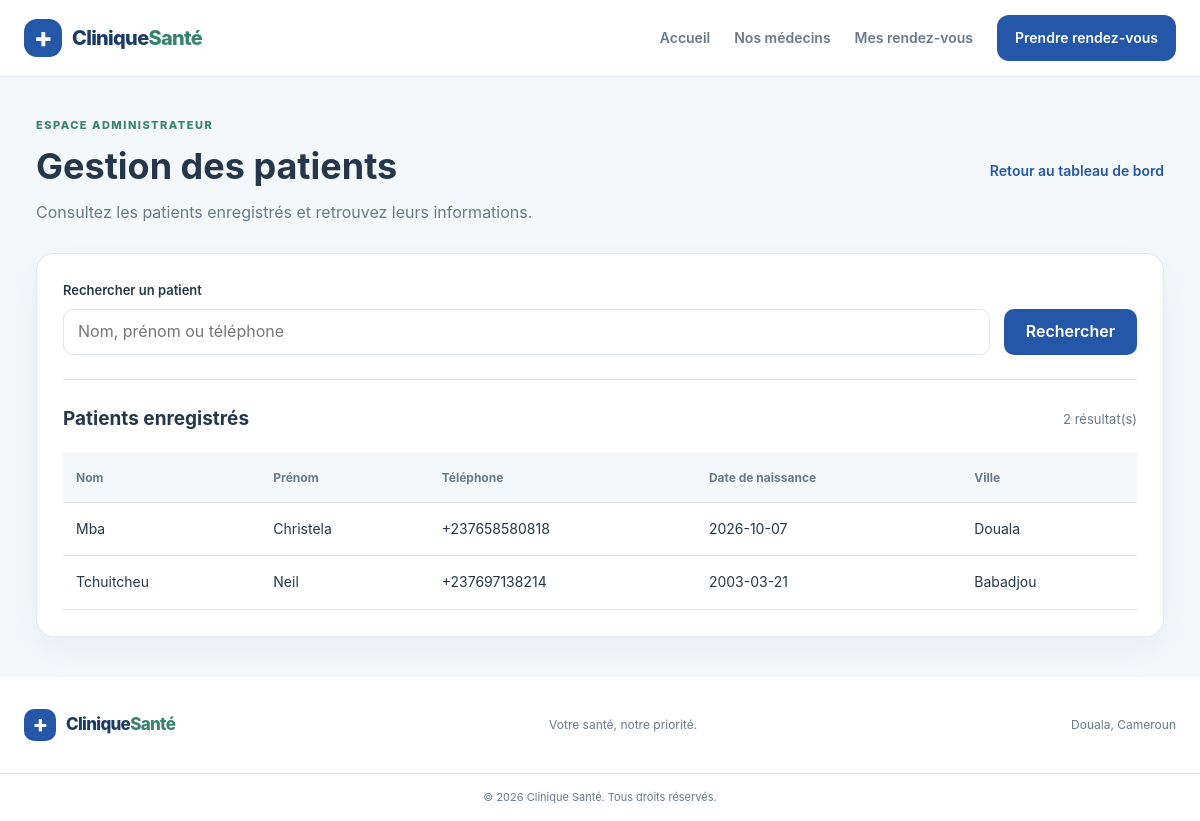
Page /admin/patients (signed in) on the earlier database version.
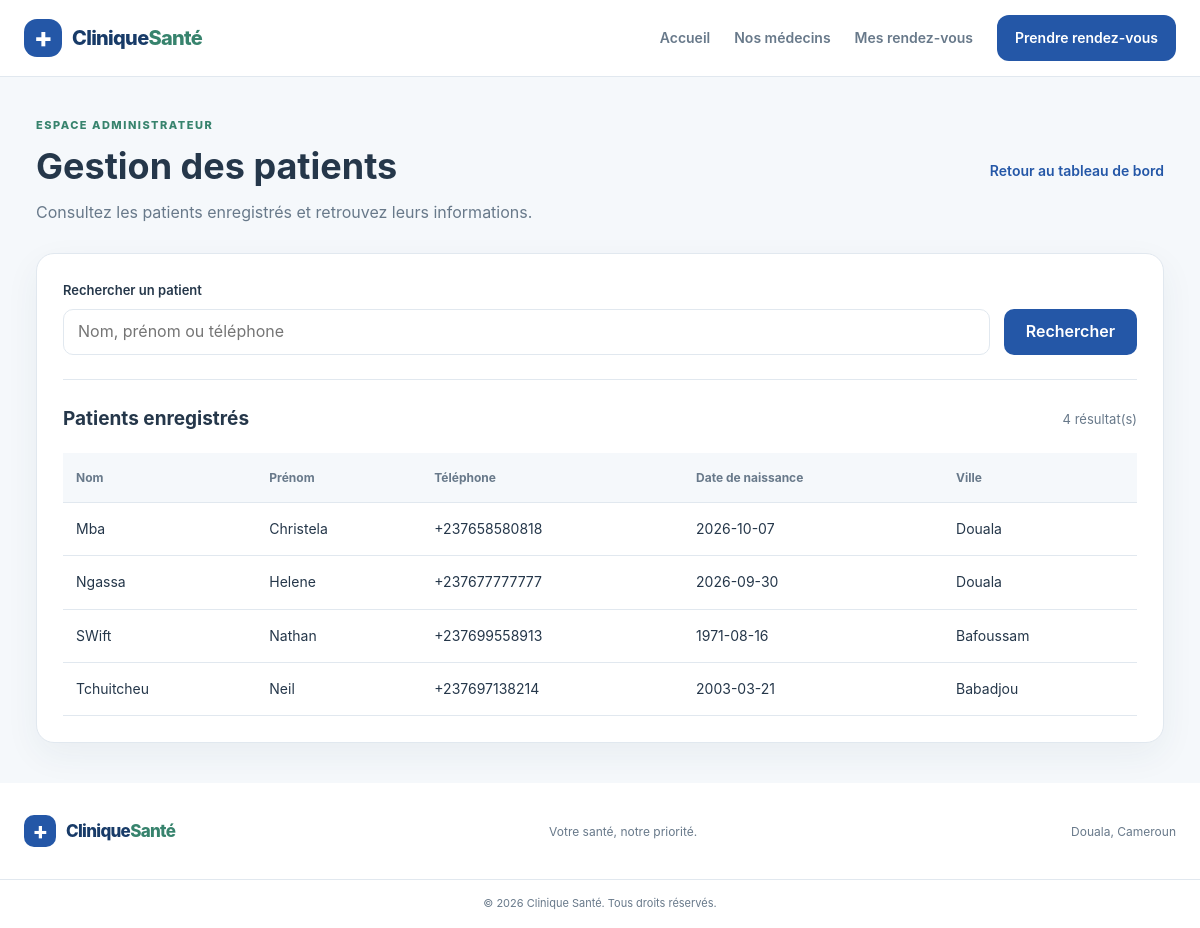
Same page on the later database version.
### tables this page shows
CREATE TABLE patients (
    id INTEGER PRIMARY KEY AUTOINCREMENT,
    nom TEXT NOT NULL,
    prenom TEXT NOT NULL,
    telephone TEXT NOT NULL UNIQUE,
    date_naissance TEXT NOT NULL,
    ville TEXT NOT NULL
);

### app.py (the view)
@app.route("/admin/patients")
@administrateur_requis
def liste_patients():
    connexion = get_db()
    recherche = request.args.get("q", "").strip()
    if recherche:
        terme = f"%{recherche}%"
        patients = connexion.execute(
            """
            SELECT id, nom, prenom, telephone, date_naissance, ville
            FROM patients
            WHERE nom LIKE ?
               OR prenom LIKE ?
               OR telephone LIKE ?
            ORDER BY nom, prenom
            """,
            (terme, terme, terme),
        ).fetchall()
    else:
        patients = connexion.execute(
            """
            SELECT id, nom, prenom, telephone, date_naissance, ville
            FROM patients
            ORDER BY nom, prenom
            """
        ).fetchall()
    return render_template(
        "admin/patients.html",
        patients=patients,
        recherche=recherche,
    )

### app.py (called while the page is built)
def administrateur_requis(fonction):
    @wraps(fonction)
    def fonction_protegee(*args, **kwargs):
        if "administrateur_id" not in session:
            return redirect(url_for("connexion_admin"))
        return fonction(*args, **kwargs)
    return fonction_protegee

@app.teardown_appcontext
def fermer_connexion(exception=None):
    connexion = g.pop("connexion", None)
    if connexion is not None:
        connexion.close()

### database/db.py (called while the page is built)
def get_db():
    if "connexion" not in g:
        g.connexion = sqlite3.connect(CHEMIN_BASE)
        g.connexion.row_factory = sqlite3.Row
        g.connexion.execute("PRAGMA foreign_keys = ON")
    return g.connexion

### templates/admin/patients.html (shortened to what this page needs)
 {% extends "base.html" %}
{% block content %}
<section class="admin-patients-page">
    <div class="admin-patients-header">
        <div>
            <p class="admin-patients-eyebrow">ESPACE ADMINISTRATEUR</p>
            <h1>Gestion des patients</h1>
            <p class="admin-patients-description">
                Consultez les patients enregistrés et retrouvez leurs informations.
            </p>
        </div>
        <a class="admin-patients-back" href="{{ url_for('tableau_de_bord') }}">
            Retour au tableau de bord
        </a>
    </div>
    <div class="admin-patients-panel">
        <form method="GET" action="{{ url_for('liste_patients') }}"
              class="admin-patients-search">
            <div class="admin-patients-search-field">
                <label for="recherche-patient">Rechercher un patient</label>
                <input
                    type="search"
                    id="recherche-patient"
                    name="q"
                    value="{{ recherche }}"
                    placeholder="Nom, prénom ou téléphone"
                >
            </div>
            <button type="submit" class="admin-patients-button">
                Rechercher
            </button>
        </form>
        <div class="admin-patients-summary">
            <h2>Patients enregistrés</h2>
            <span>{{ patients|length }} résultat(s)</span>
        </div>
        {% if patients %}
            <div class="admin-patients-table-wrap">
                <table class="admin-patients-table">
                    <thead>
                        <tr>
                            <th>Nom</th>
                            <th>Prénom</th>
                            <th>Téléphone</th>
                            <th>Date de naissance</th>
                            <th>Ville</th>
                        </tr>
                    </thead>
                    <tbody>
                        {% for patient in patients %}
                            <tr>
                                <td>{{ patient["nom"] }}</td>
                                <td>{{ patient["prenom"] }}</td>
                                <td>{{ patient["telephone"] }}</td>
                                <td>{{ patient["date_naissance"] }}</td>
                                <td>{{ patient["ville"] }}</td>
                            </tr>
                        {% endfor %}
                    </tbody>
                </table>
            </div>
        {% endif %}
    </div>
</section>
{% endblock %}

### templates/base.html (shortened to what this page needs)
<!DOCTYPE html>
<html lang="fr">
<head>
    <link rel="stylesheet" href="{{ url_for('static', filename='css/style.css') }}">
</head>
<body>
    <header class="site-header">
        <nav class="navbar container" aria-label="Navigation principale">
            <a class="brand" href="{{ url_for('accueil') }}">
                <span class="brand-mark" aria-hidden="true">+</span>
                <span>Clinique<span class="brand-accent">Santé</span></span>
            </a>
            <div class="nav-links" id="nav-links">
                <a href="{{ url_for('accueil') }}">Accueil</a>
                <a href="{{ url_for('medecins') }}">Nos médecins</a>
                <a href="{{ url_for('mes_rendez_vous') }}">Mes rendez-vous</a>
                <a class="nav-button" href="{{ url_for('medecins') }}">
                    Prendre rendez-vous
                </a>
            </div>
        </nav>
    </header>
    <main>
        {% block content %}{% endblock %}
    </main>
    <footer class="site-footer">
        <div class="container footer-content">
            <a class="brand footer-brand" href="{{ url_for('accueil') }}">
                <span class="brand-mark" aria-hidden="true">+</span>
                <span>Clinique<span class="brand-accent">Santé</span></span>
            </a>
            <p>Votre santé, notre priorité.</p>
            <p class="footer-location">Douala, Cameroun</p>
        </div>
        <div class="footer-bottom">
            <p>&copy; 2026 Clinique Santé. Tous droits réservés.</p>
        </div>
    </footer>
</body>
</html>

Differences in the rows shown:
added patients: nom "Ngassa", prenom "Helene", telephone "+237677777777", date_naissance "2026-09-30", ville "Douala"
added patients: nom "SWift", prenom "Nathan", telephone "+237699558913", date_naissance "1971-08-16", ville "Bafoussam"
Other differences:
{{ patients|length }}: "2" → "4"
